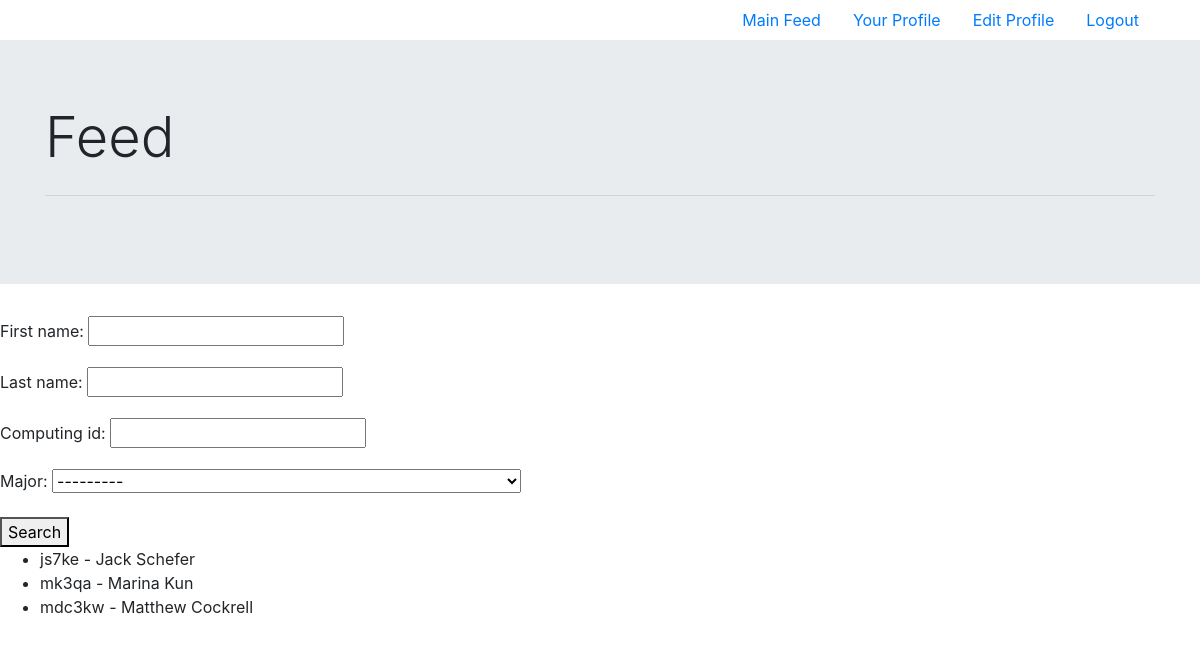
Page /feed (signed in) on the committed database.
### login/models.py (models this page shows, shortened)
class Profile(models.Model):
    user = models.OneToOneField(User, on_delete=models.CASCADE)
    first_name = models.CharField(max_length=50, default='')
    last_name = models.CharField(max_length=50, default='')
    graduation_year = models.PositiveSmallIntegerField(default=2000)
    major = models.CharField(max_length=100, choices=UVA_MAJOR_CHOICES, default='Undeclared')
    computing_id = models.CharField(max_length=7, default = '')

### pages/views.py (the view)
# urls.py: url('feed', login_required(views.search), name='feed'),
def search(request):
    profile_list = Profile.objects.all()
    profile_filter = ProfileFilter(request.GET, queryset=profile_list)
    return render(request, 'pages/profile_list.html', {'filter': profile_filter})

### pages/templates/pages/profile_list.html
{% extends 'pages/authenticated.html' %} {% block content %}
<div>
	<div class="jumbotron jumbotron-fluid">
		<div class="container">
			<h1 class="display-4">Feed</h1>
			<hr class="my-4">
		</div>
	</div>
	<div>
		<form method="get">
			{{filter.form.as_p}}
			<button type="submit">Search</button>
		</form>
		<ul>
			{% for profile in filter.qs %}
			<li>
				{{profile.user}} - {{profile.first_name}} {{profile.last_name}}
			</li>
			{% endfor %}
		</ul>
	</div>
</div>
{% endblock %}

### rows in the picture
Profile: user "js7ke", first_name "Jack", last_name "Schefer"
Profile: user "mk3qa", first_name "Marina", last_name "Kun"
Profile: user "mdc3kw", first_name "Matthew", last_name "Cockrell"
